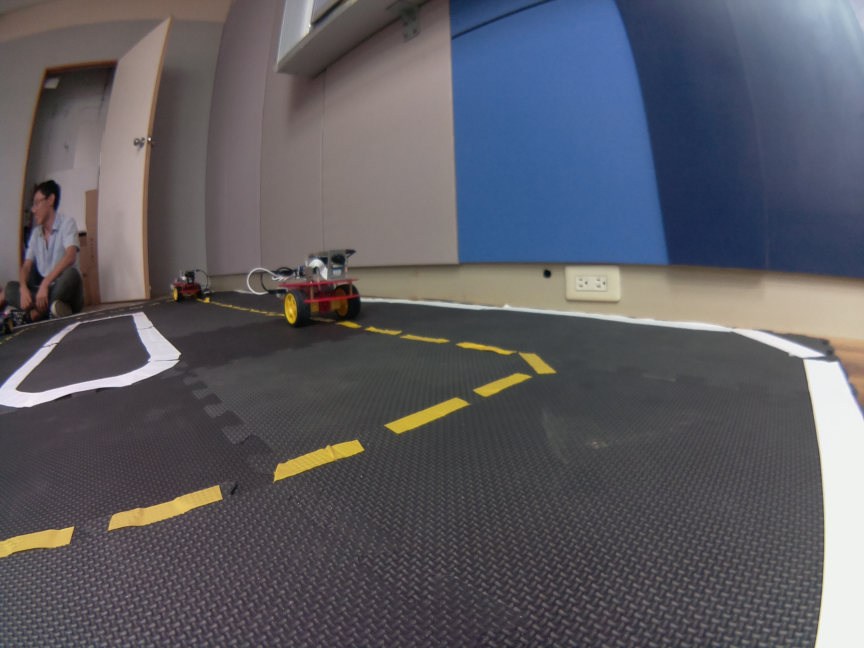
#> input picture tutorials/python/csp2016/hw1/0545031/track1.jpg, 2592 x 1944 px (shown at 1/3 size)
$ jupyter execute 'assignment1-Neo Duan Kai.ipynb'   (Python 2 division)
#> lines starting #> are read from the running program, lines starting #| are printed output that depends on the picture; after the words box and inside, x2 and y2 are one past the last pixel; in counts of white or black regions, pixels touching at a corner belong together; long printed decimals are rounded
# Create Software Project - Take Home Midterm Exam/Assignment

* Objective: this jupyter notebook is intended to evaluate how the students understand the Duckietown repo

Prof. Nick Wang, 2016/11/7

## Instructions:
1. $ cp assignment1.ipynb assignment1-XXXXXXX.ipynb (XXXXXXX is your name) You also need to add your name, setup, and state the contributions in the setup and contributions section.
2. You can already see the desired outputs of each cell, and you need to find the relevant code in the Duckietown repo and reproduce the results.
3. Each student needs to submit one to your mentor, via email. Please do not commit your ipynb to repo. Please do not modify assignment1.ipynb.

## Steup and Conributions:

This work is done by: YOUR NAME.

You need to state your contribution here. What's your working environment (e.g., VirtualBox XXX version on Window XX). If you get some help from your TA or classmates, you need to describe here.

# Line Detector

### 1.Load the image and resize

[cell 1]
import cv2
import numpy as np
from matplotlib import pyplot as plt

#Use your own image
img = cv2.imread("track1.jpg")
#> img is the input picture: shape (1944, 2592, 3); mean B, G, R 98.1, 91.1, 91.7

image_cv = cv2.resize(img, (160, 120),interpolation=cv2.INTER_NEAREST)

dst1 = cv2.cvtColor(img,cv2.COLOR_BGR2RGB)
plt.subplot(121),plt.imshow(dst1,cmap = 'brg')
plt.title('Original Image'), plt.xticks([]), plt.yticks([])

dst2 = cv2.cvtColor(image_cv,cv2.COLOR_BGR2RGB)
plt.subplot(122),plt.imshow(dst2,cmap = 'brg')
plt.title('Resized Image'), plt.xticks([]), plt.yticks([])

plt.show()

### 2.Find the edge (15%)

[cell 2]
'''
#You should find the config file 'universal.yaml'
#You code this
gray = ???
edges = ???
'''
gray = [128,128,128]
edges = cv2.Canny(image_cv,100,200)
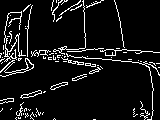
#> edges: shape (120, 160); 8.3% white in thin lines or dots
plt.imshow(edges,cmap = 'gray')
plt.title('Edge Image'), plt.xticks([]), plt.yticks([])
plt.show()

### 3-1.Setup HSV space threshold (15%)

[cell 3]
'''
#You should find the config file 'universal.yaml'
hsv_white1 = ???
hsv_white2 = ???
hsv_yellow1 = ???
hsv_yellow2 = ???
hsv_red1 = ???
hsv_red2 = ???
hsv_red3 = ???
hsv_red4 = ???
'''
hsv_white1 = np.array([0,0,150])
hsv_white2 = np.array([180,100,255])
hsv_yellow1 = np.array([25,50,50])
hsv_yellow2 = np.array([45,255,255])
hsv_red1 = np.array([0,100,100])
hsv_red2 = np.array([15,255,255])
hsv_red3 = np.array([165,100,100])
hsv_red4 = np.array([180,255,255])

### 3-2.Threshold colors in HSV space (15%)

[cell 4]
'''
#change color space to HSV
hsv = ???

find the color
white = ??? inrange
kernel = ???
white = ???

yellow = ???
kernel = ???
yellow = ???

red1 = ???
red2 = ???
red = ???
kernel = ???
red = ???
'''
hsv = cv2.cvtColor(image_cv,cv2.COLOR_BGR2HSV)
#> hsv: shape (120, 160, 3); mean H, S, V 91.5, 48, 105.3

white = cv2.inRange(hsv,hsv_white1,hsv_white2)
#> white: shape (120, 160); 10.5% white; 21 white regions (14 under 20 px), largest, box (x1, y1, x2, y2) and area: (85, 50, 160, 120) 1072, (19, 5, 32, 56) 304, (139, 0, 160, 19) 226
kernel = np.ones((5,5),np.float32)/25
white = cv2.filter2D(white,-1,kernel)
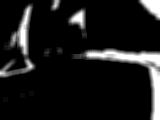
#> white: shape (120, 160); min 0, max 255, mean 26.7

yellow = cv2.inRange(hsv,hsv_yellow1,hsv_yellow2)
#> yellow: shape (120, 160); 0.25% white in thin lines or dots, all inside (x1, y1, x2, y2) = (0, 50, 153, 120)
kernel = np.ones((5,5),np.float32)/25
yellow = cv2.filter2D(yellow,-1,kernel)

red1 = cv2.inRange(hsv,hsv_red1,hsv_red2)
#> red1: shape (120, 160); 0.41% white in thin lines or dots, all inside (x1, y1, x2, y2) = (4, 6, 160, 72)
red2 = cv2.inRange(hsv,hsv_red3,hsv_red4)
#> red2: shape (120, 160); 0.06% white in thin lines or dots, all inside (x1, y1, x2, y2) = (1, 52, 66, 59)
red = cv2.add(red1,red2)
#> red: shape (120, 160); 0.47% white in thin lines or dots, all inside (x1, y1, x2, y2) = (1, 6, 160, 72)

# Uncomment '#' to plot with color
x = cv2.cvtColor(yellow, cv2.COLOR_GRAY2BGR)
x[:,:,2] *= 1
x[:,:,1] *= 1
x[:,:,0] *= 0
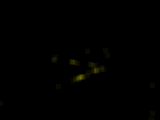
#> x: shape (120, 160, 3); mean B, G, R 0, 0.6, 0.6
x = cv2.cvtColor(x, cv2.COLOR_BGR2RGB)

y = cv2.cvtColor(red, cv2.COLOR_GRAY2BGR)
y[:,:,2] *= 1
y[:,:,1] *= 0
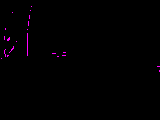
#> y: shape (120, 160, 3); mean B, G, R 1.2, 0, 1.2
y[:,:,0] *= 0
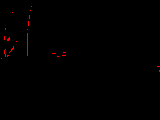
#> y: shape (120, 160, 3); 0.47% of pixels changed, all inside (x1, y1, x2, y2) = (1, 6, 160, 72)
y = cv2.cvtColor(y, cv2.COLOR_BGR2RGB)


plt.subplot(131),plt.imshow(white,cmap = 'gray')
plt.title('White'), plt.xticks([]), plt.yticks([])

plt.subplot(132),plt.imshow(yellow,cmap = 'gray')
plt.subplot(132),plt.imshow(x,cmap = 'brg')
plt.title('Yellow'), plt.xticks([]), plt.yticks([])

plt.subplot(133),plt.imshow(red,cmap = 'gray')
plt.subplot(133),plt.imshow(y,cmap = 'brg')
plt.title('Red'), plt.xticks([]), plt.yticks([])

plt.show()

### 4.Combine Edge and Colors (15%)

[cell 5]
'''
edge_color_white = ???
edge_color_yellow = ???
edge_color_red = ???
'''
edge_color_white = cv2.bitwise_and(white,white,mask = edges)
edge_color_yellow = cv2.bitwise_and(yellow,yellow,mask = edges)
edge_color_red = cv2.bitwise_and(red,red,mask = edges)
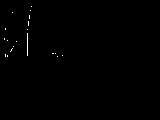
#> edge_color_red: shape (120, 160); 0.3% white in thin lines or dots, all inside (x1, y1, x2, y2) = (4, 6, 63, 57)

plt.imshow(edge_color_yellow,cmap = 'gray')
plt.title('Edge Color Y'), plt.xticks([]), plt.yticks([])
plt.subplot(131),plt.imshow(edge_color_white,cmap = 'gray')
plt.title('Edge Color W'), plt.xticks([]), plt.yticks([])
plt.subplot(132),plt.imshow(edge_color_yellow,cmap = 'gray')
plt.title('Edge Color Y'), plt.xticks([]), plt.yticks([])
plt.subplot(133),plt.imshow(edge_color_red,cmap = 'gray')
plt.title('Edge Color R'), plt.xticks([]), plt.yticks([])

plt.show()

### 5-1.Find the lines (15%)

[cell 6]
'''
#default threshold 20-> 10
lines_white = ???
lines_yellow = ???
lines_red = ???
'''

lines_white = cv2.HoughLinesP(edge_color_white,1,np.pi/180,10,3,1)
#> lines_white = 91 rows, first 6: [139, 63, 141, 63], [11, 48, 12, 48], [97, 58, 101, 58], [102, 59, 110, 59], [8, 64, 9, 62], [76, 57, 80, 57]
lines_yellow = cv2.HoughLinesP(edge_color_yellow,1,np.pi/180,10,3,1)
#> lines_yellow = 22 rows, first 6: [56, 84, 57, 84], [75, 80, 78, 79], [83, 74, 84, 74], [77, 64, 79, 64], [72, 78, 73, 78], [53, 59, 55, 59]
lines_red = cv2.HoughLinesP(edge_color_red,1,np.pi/180,10,3,1)
#> lines_red = [[28, 25, 28, 21], [27, 55, 27, 33]]

color = "yellow"
lines = lines_yellow
#> lines has the same summary as lines_yellow
bw = yellow

if lines is not None:
    lines = np.array(lines[0])
#> lines = [[56, 84, 57, 84]]
    print "found lines"

else:
    lines = []
    print "no lines"

### Show the lines (yellow)

[cell 7]
image_with_lines = np.copy(dst2)
if len(lines)>0:
    for x1,y1,x2,y2 in lines:
        cv2.line(image_with_lines, (x1,y1), (x2,y2), (0,0,255), 2)
        cv2.circle(image_with_lines, (x1,y1), 2, (0,255,0))
        cv2.circle(image_with_lines, (x2,y2), 2, (255,0,0))
#> this loop made 1 pass
#> image_with_lines: shape (120, 160, 3); mean R, G, B 91.6, 91.1, 98

plt.imshow(image_with_lines,cmap = 'brg')
plt.title('Line Image'), plt.xticks([]), plt.yticks([])
plt.show()

### 6-1.Normals (15%)

[cell 8]
arr_cutoff = np.array((0, 40, 0, 40))
arr_ratio = np.array((1./160, 1./120, 1./160, 1./120))

normals = []
centers = []
if len(lines)>0:

    #find the normalized coordinates
    lines_normalized = ((lines + arr_cutoff) * arr_ratio)
#> lines_normalized = [[0.35, 1.03, 0.356, 1.03]]
    '''
    #find the dx dy
    length = ???
    dx = ???
    dy = ???

    #find the center point
    centers = ???
    '''
    length = np.sum((lines[:,0:2]-lines[:,2:4])**2,axis=1,keepdims=True)**0.5
#> length = [1]
    dx = 1.*(lines[:,3:4]-lines[:,1:2])/length
#> dx = [0]
    dy = 1.*(lines[:,0:1]-lines[:,2:3])/length
#> dy = [-1]

    centers = np.hstack([(lines[:,0:1]+lines[:,2:3])/2, (lines[:,1:2]+lines[:,3:4])/2])
#> centers = [[56, 84]]
    #find the vectors' direction
    x3 = (centers[:,0:1] - 3.*dx).astype('int')
#> x3 = [56]
    x3[x3<0]=0
    x3[x3>=160]=160-1

    y3 = (centers[:,1:2] - 3.*dy).astype('int')
#> y3 = [87]
    y3[y3<0]=0
    y3[y3>=120]=120-1

    x4 = (centers[:,0:1] + 3.*dx).astype('int')
#> x4 = [56]
    x4[x4<0]=0
    x4[x4>=160]=160-1

    y4 = (centers[:,1:2] + 3.*dy).astype('int')
#> y4 = [81]
    y4[y4<0]=0
    y4[y4>=120]=120-1

    '''
    #find the dx dy direction
    flag_signs = ???
    normals = np.hstack([dx, dy]) * flag_signs
    '''
    flag_signs = (np.logical_and(bw[y3,x3]>0, bw[y4,x4]==0)).astype('int')*2-1
#> flag_signs = [1]
    normals = np.hstack([dx, dy]) * flag_signs
#> normals = [[0, -1]]
    flag = ((lines[:,2]-lines[:,0])*normals[:,1] - (lines[:,3]-lines[:,1])*normals[:,0])>0
#> flag = [False]
    for i in range(len(lines)):
        if flag[i]:
            x1,y1,x2,y2 = lines[i, :]
            lines[i, :] = [x2,y2,x1,y1]
#> this loop made 1 pass

### 6-2.Draw the Normals

[cell 9]
image_with_lines = np.copy(dst2)
if len(centers)>0:
    for x,y,dx,dy in np.hstack((centers,normals)):
        x3 = int(x - 2.*dx)
        y3 = int(y - 2.*dy)
        x4 = int(x + 2.*dx)
        y4 = int(y + 2.*dy)
        cv2.line(image_with_lines, (x3,y3), (x4,y4), (0,0,255), 1)
        cv2.circle(image_with_lines, (x3,y3), 1, (0,255,0))
        cv2.circle(image_with_lines, (x4,y4), 1, (255,0,0))
#> this loop made 1 pass
#> (x, y, dx, dy, x3, y3, x4, y4) on pass 1: (56, 84, 0, -1, 56, 86, 56, 82)
#> image_with_lines: shape (120, 160, 3); mean R, G, B 91.6, 91.1, 98

plt.subplot(121),plt.imshow(image_with_lines,cmap = 'brg')
plt.title('Line Normals'), plt.xticks([]), plt.yticks([])

image_with_lines = np.copy(dst2)
if len(lines)>0:
    for x1,y1,x2,y2 in lines:
        cv2.line(image_with_lines, (x1,y1), (x2,y2), (0,0,255), 2)
        cv2.circle(image_with_lines, (x1,y1), 2, (0,255,0))
        cv2.circle(image_with_lines, (x2,y2), 2, (255,0,0))

plt.subplot(122),plt.imshow(image_with_lines,cmap = 'brg')
plt.title('Line Image'), plt.xticks([]), plt.yticks([])
plt.show()

### 7-1.setup the segment class

[cell 10]
class Vector2D():
    def __init__(self):
        self.x = 0
        self.y = 0
class Segment():
    def __init__(self):
        self.color = ""
        self.pixels_normalized = np.array([Vector2D(),Vector2D()])
        self.normal = Vector2D()

### 7-2.Store in the SegmentList

[cell 11]
segmentMsgList = []

for x1,y1,x2,y2,norm_x,norm_y in np.hstack((lines_normalized,normals)):
    segment = Segment()
    segment.color = color
    segment.pixels_normalized[0].x = x1
    segment.pixels_normalized[0].y = y1
    segment.pixels_normalized[1].x = x2
    segment.pixels_normalized[1].y = y2
    segment.normal.x = norm_x
    segment.normal.y = norm_y

    segmentMsgList.append(segment)
#> this loop made 1 pass
#> (x1, y1, x2, y2, norm_x, norm_y) on pass 1: (0.35, 1.03, 0.356, 1.03, 0, -1)
#> after the loop, segmentMsgList = 1 item

#print segmentMsgList[2].pixels_normalized[1].x

### 7.3 Print the SegmentList

[cell 12]
for i in segmentMsgList:
    print (i.pixels_normalized[0].x,i.pixels_normalized[0].y),(i.pixels_normalized[1].x,i.pixels_normalized[1].y)

# Ground Projection

[cell 13]
lines_normalized, normals


print lines_normalized[0,1],normals[0]
#| 1.033 [ 0. -1.]

### camera parameters

[cell 14]
import cv2
import numpy as np
camera_matrix = np.array([[308.745107860966, 0.0, 334.5906177764699], [0.0, 310.56621075543836, 237.14284056302324], [0.0, 0.0, 1.0]], dtype=np.float32)
dist_coeffs = np.array([-0.312784847883155, 0.09142498691095552, -0.00022411455355343017, 0.0019941157593890767, 0.0], dtype=np.float32)

#Use your own homography & intrinsic camera_matrix and dist_coeffs
homography = np.array([[-5.163285e-05, -7.347755e-05, -0.09228475], [ 0.0005462526, -1.065234e-05, -0.1912934], [-0.0001214929, -0.004885648, 1]]
)
matrix = np.array([[316.52597444317314, 0.0, 320.9948809392584], [0.0, 321.2731572848207, 205.92052874401818],
    [0.0, 0.0, 1.0]])
coeffs = np.array([-0.2601671987836283, 0.04662981063335094, 0.005020360395041378, 0.0029019828987683857,
    0.0])

[cell 15]
pt_img = np.array([[0.5*640],[0.7*480],[1.]])
#print pt_img
G = np.dot(homography,pt_img)
G/=G[2]
print G

pt_img = np.array([[[0.5*640,0.7*480]]])

xy_undistorted = cv2.undistortPoints(pt_img, matrix, coeffs,R=None, P=matrix)
#> xy_undistorted = [[319.8, 341.2]]
pt_img = np.array([[xy_undistorted[0][0][0]],[xy_undistorted[0][0][1]],[1.]])
#> pt_img = [319.8, 341.2, 1]
#print xy_undistorted
G_rect = np.dot(homography,pt_img)
#> G_rect = [-0.134, -0.0202, -0.706]
G_rect/=G_rect[2]
#> G_rect = [0.19, 0.0287, 1]
print G_rect
#| [[0.1897]
#|  [0.02868]
#|  [1.        ]]

### Rectify the image (15%)

[cell 16]
from matplotlib import pyplot as plt
#Use your own image
origin = cv2.imread("track1.jpg")
'''
#rectfy the image by opencv 'undistort'
rec_img = ???
'''
test = cv2.imread("images/curve-right.jpg")
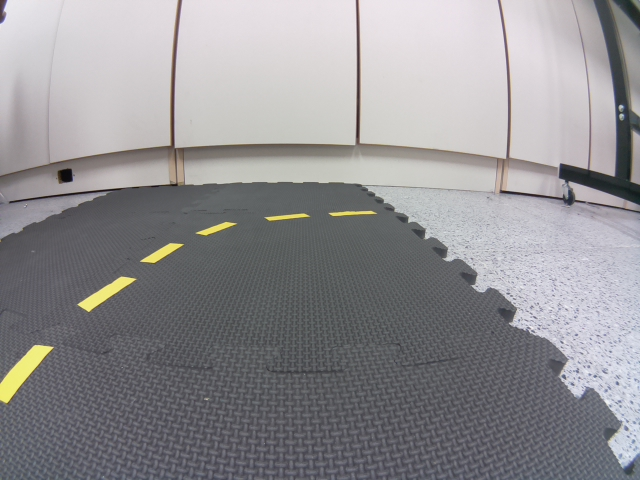
#> input picture tutorials/python/csp2016/hw1/0210767/images/curve-right.jpg, 640 x 480 px, found by its file name
#> test is the input picture: shape (480, 640, 3); mean B, G, R 146.4, 143.7, 145.1
origin = cv2.resize(origin, (640, 480),interpolation=cv2.INTER_NEAREST)
rec_img = cv2.undistort(origin, camera_matrix, dist_coeffs)
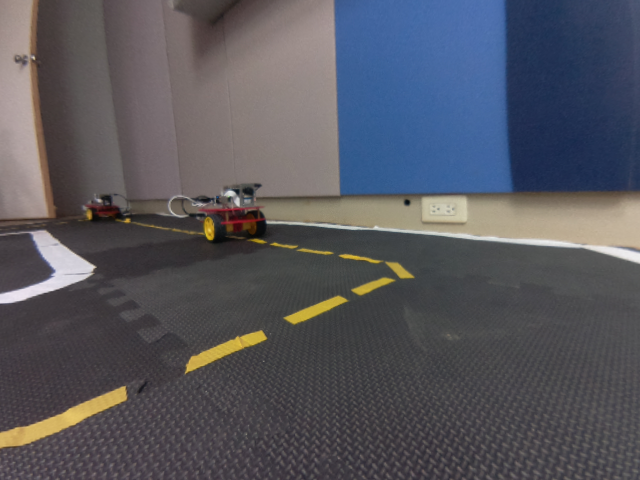
#> rec_img: shape (480, 640, 3); mean B, G, R 93.6, 86.4, 86.3

origin = cv2.cvtColor(origin,cv2.COLOR_BGR2RGB)
plt.subplot(121),plt.imshow(origin,cmap = 'brg')
plt.title('Original Image'), plt.xticks([]), plt.yticks([])

rec_img = cv2.cvtColor(rec_img,cv2.COLOR_BGR2RGB)
plt.subplot(122),plt.imshow(rec_img,cmap = 'brg')
plt.title('Rectified Image'), plt.xticks([]), plt.yticks([])

plt.show()

# Duckietown Lane Filter

up/down arrow keys to move, enter to edit

Esc to exit edit mode

Shift + enter to run code

1/2/3... to add comment

dd to delete cell

press h for more shortcuts

[cell 17]
import numpy as np
from scipy.stats import multivariate_normal, entropy
from scipy.ndimage.filters import gaussian_filter
from math import floor, atan2, pi, cos, sin, sqrt
import time
from matplotlib import pyplot as plt

## Environment Setup

[cell 18]
# constant
WHITE = 0
YELLOW = 1
RED = 2

lanewidth = 0.4
linewidth_white = 0.04
linewidth_yellow = 0.02

## Generate Vote (Extra Credit 10% for generating multiple votes from all detected segments)

#### Setup a line segment
* left edge of white lane
* right edge of white lane
* left edge of yellow lane
* right edge of white lane

[cell 19]
# right edge of white lane
#p1 = np.array([0.8, 0.24])
#p2 = np.array([0.4, 0.24])
p1 = np.array([lines_normalized[0][0],lines_normalized[0][1]])
#> p1 = [0.35, 1.03]
p2 = np.array([lines_normalized[0][2],lines_normalized[0][3]])
#> p2 = [0.356, 1.03]
seg_color = YELLOW

# [10 lines of commented-out code are left out]

#### compute d_i, phi_i, l_i

[cell 20]
t_hat = (p2-p1)/np.linalg.norm(p2-p1)
#> t_hat = [1, 0]
n_hat = np.array([-t_hat[1],t_hat[0]])
#> n_hat = [0, 1]
d1 = np.inner(n_hat,p1)
#> d1 = 1.03
d2 = np.inner(n_hat,p2)
#> d2 = 1.03
l1 = np.inner(t_hat,p1)
#> l1 = 0.35
l2 = np.inner(t_hat,p2)
#> l2 = 0.356

print (d1, d2, l1, l2)
#| 1.033 1.033 0.35 0.3563

if (l1 < 0):
    l1 = -l1;
if (l2 < 0):
    l2 = -l2;
l_i = (l1+l2)/2
#> l_i = 0.353
d_i = (d1+d2)/2
#> d_i = 1.03
phi_i = np.arcsin(t_hat[1])
#> phi_i = 0
if seg_color == WHITE: # right lane is white
    if(p1[0] > p2[0]): # right edge of white lane
        d_i = d_i - linewidth_white
        print ('right edge of white lane')
    else: # left edge of white lane
        d_i = - d_i
        phi_i = -phi_i
        print ('left edge of white lane')
    d_i = d_i - lanewidth/2

elif seg_color == YELLOW: # left lane is yellow
    if (p2[0] > p1[0]): # left edge of yellow lane
        d_i = d_i - linewidth_yellow
#> d_i = 1.01
        phi_i = -phi_i
        print ('right edge of yellow lane')
    else: # right edge of white lane
        d_i = -d_i
        print ('right edge of yellow lane')
    d_i =  lanewidth/2 - d_i
#> d_i = -0.813


print (d_i, phi_i, l_i)
#| -0.8133 -0.0 0.3531

### Measurement Likelihood

[cell 21]
# initialize measurement likelihood

d_min = -0.7
d_max = 0.5
delta_d = 0.02
phi_min = -pi/2
phi_max = pi/2
delta_phi = 0.02
d, phi = np.mgrid[d_min:d_max:delta_d, phi_min:phi_max:delta_phi]

measurement_likelihood = np.zeros(d.shape)

fig = plt.figure()
ax = fig.add_subplot(111)
cax = ax.matshow(measurement_likelihood, interpolation='nearest')
fig.colorbar(cax)
plt.ylabel('phi')
plt.xlabel('d')
#ax.set_xticklabels(['']+alpha)
#ax.set_yticklabels(['']+alpha)
plt.show()
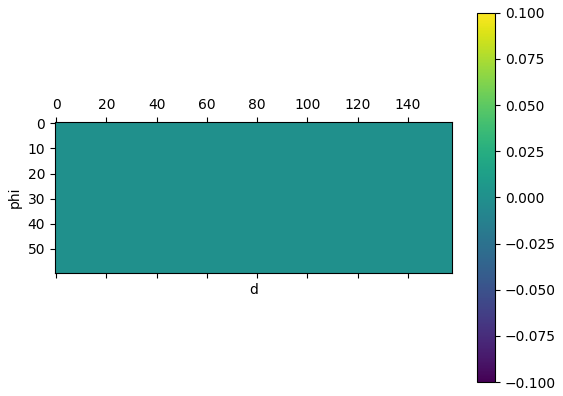
#> figure drawn by matplotlib, 2 panels

[cell 22]
i = floor((d_i - d_min)/delta_d)
#> i = -6
j = floor((phi_i - phi_min)/delta_phi)
#> j = 78
measurement_likelihood[i,j] = measurement_likelihood[i,j] +  1/(l_i)
#> measurement_likelihood: shape (60, 158) float64; values 0 (black) and 2.83 (white), 0.01% white in thin lines or dots, all inside (x1, y1, x2, y2) = (78, 54, 79, 55)

print (i, j)
#| -6 78

fig = plt.figure()
ax = fig.add_subplot(111)
cax = ax.matshow(measurement_likelihood, interpolation='nearest')
fig.colorbar(cax)
plt.ylabel('phi')
plt.xlabel('d')
#ax.set_xticklabels(['']+alpha)
#ax.set_yticklabels(['']+alpha)
plt.show()
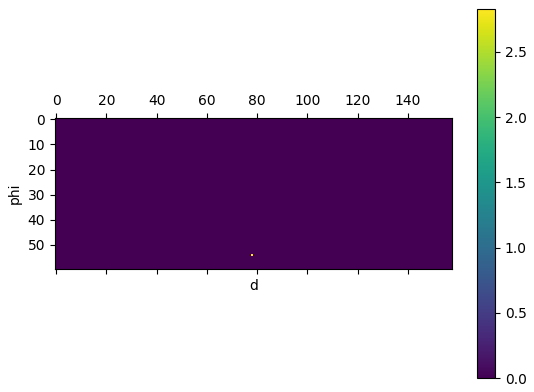
#> figure drawn by matplotlib, 2 panels
